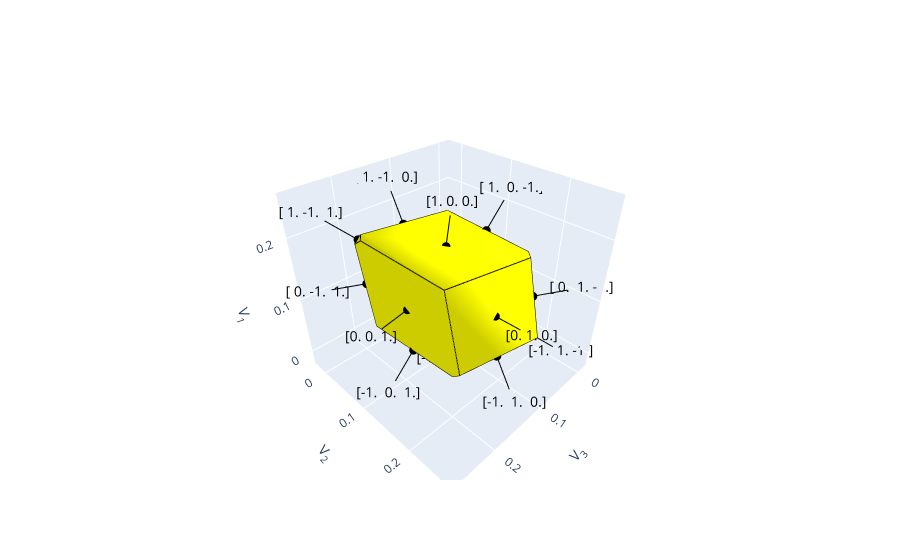

Notebook cell for this chart:
### Markdown cell above
## Step 1: initializing the simulation

First, we create the simulation. We simulate a 1x3 array according to the constant interaction model and plot the (1,1,1) facet

### Code cell
# Set a seed for reproducability
np.random.seed(0)

delta = 1.0/1000 #precision of the line-search. 1mV
rho=1.0/10 #setting of rho in the paper as a measure of simulation complexity. this is what rho=1 in the paper is
sim = sim_NxM(1, 3, delta, rho) #simulation of an 1x3 array.
sim.set_reservoir(True)

#plot the 1,1,1 facet
sim.activate_state([1,1,1]) #activate state simulations
#ground truth infor
A=sim.boundaries().A #normals of transitions of simulated state
b=sim.boundaries().b #offsets of transitons
labels=sim.boundaries().labels #labels of transitions. Same as t in the paper
print("labels of transitions present in the state")
print(labels)
halfspaces=np.hstack([A,b.reshape(-1,1)]) #if this polytope was open, we would need to add lower bounds as well
print("plot of the device")
plot_facet(halfspaces, labels)

### Figure 1 — Plotly figure (JSON) as saved in the notebook; plotly's stock layout.template omitted (floating-point values rounded to 4 significant figures)
{"data": [{"alphahull": 0, "color": "yellow", "opacity": 1, "type": "mesh3d", "x": [0.1894, 0.1883, 0.0525, 0.05136, 0.06791, 0.1896, 0.1904, 0.04496, 0.05273, 0.04282, 0.05059, 0.04472, 0.04396, 0.2123, 0.2134, 0.2145, 0.2048, 0.2126, 0.2046, 0.06767, 0.206, 0.2067, 0.06905, 0.0669], "y": [0.1747, 0.2017, 0.2009, 0.2279, 0.07306, 0.1902, 0.191, 0.2064, 0.2164, 0.2171, 0.2271, 0.1909, 0.1901, 0.04138, 0.05766, 0.03067, 0.04691, 0.05689, 0.0314, 0.05756, 0.01992, 0.02069, 0.04607, 0.05679], "z": [0.1741, 0.04837, 0.1723, 0.04648, 0.0634, 0.03909, 0.03986, 0.03923, 0.03721, 0.04773, 0.04572, 0.1743, 0.1735, 0.1983, 0.06404, 0.1898, 0.06528, 0.06327, 0.2003, 0.1985, 0.1911, 0.1918, 0.1892, 0.1977]}, {"marker": {"color": "black", "size": 3}, "mode": "markers", "showlegend": false, "type": "scatter3d", "x": [0.2095], "y": [0.03104], "z": [0.1951]}, {"line": {"color": "black", "width": 2}, "mode": "lines", "showlegend": false, "type": "scatter3d", "x": [0.2095, 0.2425], "y": [0.03104, 0.01192], "z": [0.1951, 0.2275]}, {"marker": {"color": "black", "size": 3}, "mode": "text", "showlegend": false, "text": ["[ 1. -1.  1.]"], "textfont": {"color": "black", "size": 14}, "textposition": "middle center", "type": "scatter3d", "x": [0.2557], "y": [0.004279], "z": [0.2404]}, {"line": {"color": "black", "width": 2}, "mode": "lines", "showlegend": false, "type": "scatter3d", "x": [0.2123, 0.2145], "y": [0.04138, 0.03067], "z": [0.1983, 0.1898]}, {"line": {"color": "black", "width": 2}, "mode": "lines", "showlegend": false, "type": "scatter3d", "x": [0.2123, 0.2046], "y": [0.04138, 0.0314], "z": [0.1983, 0.2003]}, {"line": {"color": "black", "width": 2}, "mode": "lines", "showlegend": false, "type": "scatter3d", "x": [0.2145, 0.2067], "y": [0.03067, 0.02069], "z": [0.1898, 0.1918]}, {"line": {"color": "black", "width": 2}, "mode": "lines", "showlegend": false, "type": "scatter3d", "x": [0.2046, 0.2067], "y": [0.0314, 0.02069], "z": [0.2003, 0.1918]}, {"marker": {"color": "black", "size": 3}, "mode": "markers", "showlegend": false, "type": "scatter3d", "x": [0.04778], "y": [0.2168], "z": [0.04247]}, {"line": {"color": "black", "width": 2}, "mode": "lines", "showlegend": false, "type": "scatter3d", "x": [0.04778, 0.01483], "y": [0.2168, 0.2359], "z": [0.04247, 0.01007]}, {"marker": {"color": "black", "size": 3}, "mode": "text", "showlegend": false, "text": ["[-1.  1. -1.]"], "textfont": {"color": "black", "size": 14}, "textposition": "middle center", "type": "scatter3d", "x": [0.001659], "y": [0.2435], "z": [-0.002887]}, {"line": {"color": "black", "width": 2}, "mode": "lines", "showlegend": false, "type": "scatter3d", "x": [0.04496, 0.05273], "y": [0.2064, 0.2164], "z": [0.03923, 0.03721]}, {"line": {"color": "black", "width": 2}, "mode": "lines", "showlegend": false, "type": "scatter3d", "x": [0.04496, 0.04282], "y": [0.2064, 0.2171], "z": [0.03923, 0.04773]}, {"line": {"color": "black", "width": 2}, "mode": "lines", "showlegend": false, "type": "scatter3d", "x": [0.05273, 0.05059], "y": [0.2164, 0.2271], "z": [0.03721, 0.04572]}, {"line": {"color": "black", "width": 2}, "mode": "lines", "showlegend": false, "type": "scatter3d", "x": [0.04282, 0.05059], "y": [0.2171, 0.2271], "z": [0.04773, 0.04572]}, {"marker": {"color": "black", "size": 3}, "mode": "markers", "showlegend": false, "type": "scatter3d", "x": [0.1288], "y": [0.1316], "z": [0.05125]}, {"line": {"color": "black", "width": 2}, "mode": "lines", "showlegend": false, "type": "scatter3d", "x": [0.1288, 0.1277], "y": [0.1316, 0.1226], "z": [0.05125, 0.002092]}, {"marker": {"color": "black", "size": 3}, "mode": "text", "showlegend": false, "text": ["[-1.  0.  0.]"], "textfont": {"color": "black", "size": 14}, "textposition": "middle center", "type": "scatter3d", "x": [0.1273], "y": [0.1189], "z": [-0.01757]}, {"line": {"color": "black", "width": 2}, "mode": "lines", "showlegend": false, "type": "scatter3d", "x": [0.06791, 0.04496], "y": [0.07306, 0.2064], "z": [0.0634, 0.03923]}, {"line": {"color": "black", "width": 2}, "mode": "lines", "showlegend": false, "type": "scatter3d", "x": [0.06791, 0.2048], "y": [0.07306, 0.04691], "z": [0.0634, 0.06528]}, {"line": {"color": "black", "width": 2}, "mode": "lines", "showlegend": false, "type": "scatter3d", "x": [0.1896, 0.05273], "y": [0.1902, 0.2164], "z": [0.03909, 0.03721]}, {"line": {"color": "black", "width": 2}, "mode": "lines", "showlegend": false, "type": "scatter3d", "x": [0.1896, 0.2126], "y": [0.1902, 0.05689], "z": [0.03909, 0.06327]}, {"line": {"color": "black", "width": 2}, "mode": "lines", "showlegend": false, "type": "scatter3d", "x": [0.04496, 0.05273], "y": [0.2064, 0.2164], "z": [0.03923, 0.03721]}, {"line": {"color": "black", "width": 2}, "mode": "lines", "showlegend": false, "type": "scatter3d", "x": [0.2048, 0.2126], "y": [0.04691, 0.05689], "z": [0.06528, 0.06327]}, {"marker": {"color": "black", "size": 3}, "mode": "markers", "showlegend": false, "type": "scatter3d", "x": [0.2015], "y": [0.1239], "z": [0.05156]}, {"line": {"color": "black", "width": 2}, "mode": "lines", "showlegend": false, "type": "scatter3d", "x": [0.2015, 0.237], "y": [0.1239, 0.1237], "z": [0.05156, 0.01635]}, {"marker": {"color": "black", "size": 3}, "mode": "text", "showlegend": false, "text": ["[-1.  0.  1.]"], "textfont": {"color": "black", "size": 14}, "textposition": "middle center", "type": "scatter3d", "x": [0.2512], "y": [0.1236], "z": [0.002262]}, {"line": {"color": "black", "width": 2}, "mode": "lines", "showlegend": false, "type": "scatter3d", "x": [0.1896, 0.1904], "y": [0.1902, 0.191], "z": [0.03909, 0.03986]}, {"line": {"color": "black", "width": 2}, "mode": "lines", "showlegend": false, "type": "scatter3d", "x": [0.1896, 0.2126], "y": [0.1902, 0.05689], "z": [0.03909, 0.06327]}, {"line": {"color": "black", "width": 2}, "mode": "lines", "showlegend": false, "type": "scatter3d", "x": [0.1904, 0.2134], "y": [0.191, 0.05766], "z": [0.03986, 0.06404]}, {"line": {"color": "black", "width": 2}, "mode": "lines", "showlegend": false, "type": "scatter3d", "x": [0.2134, 0.2126], "y": [0.05766, 0.05689], "z": [0.06404, 0.06327]}, {"marker": {"color": "black", "size": 3}, "mode": "markers", "showlegend": false, "type": "scatter3d", "x": [0.1205], "y": [0.2091], "z": [0.04279]}, {"line": {"color": "black", "width": 2}, "mode": "lines", "showlegend": false, "type": "scatter3d", "x": [0.1205, 0.1271], "y": [0.2091, 0.2407], "z": [0.04279, 0.004612]}, {"marker": {"color": "black", "size": 3}, "mode": "text", "showlegend": false, "text": ["[-1.  1.  0.]"], "textfont": {"color": "black", "size": 14}, "textposition": "middle center", "type": "scatter3d", "x": [0.1297], "y": [0.2533], "z": [-0.01066]}, {"line": {"color": "black", "width": 2}, "mode": "lines", "showlegend": false, "type": "scatter3d", "x": [0.1883, 0.05136], "y": [0.2017, 0.2279], "z": [0.04837, 0.04648]}, {"line": {"color": "black", "width": 2}, "mode": "lines", "showlegend": false, "type": "scatter3d", "x": [0.1883, 0.1904], "y": [0.2017, 0.191], "z": [0.04837, 0.03986]}, {"line": {"color": "black", "width": 2}, "mode": "lines", "showlegend": false, "type": "scatter3d", "x": [0.05136, 0.05059], "y": [0.2279, 0.2271], "z": [0.04648, 0.04572]}, {"line": {"color": "black", "width": 2}, "mode": "lines", "showlegend": false, "type": "scatter3d", "x": [0.1896, 0.1904], "y": [0.1902, 0.191], "z": [0.03909, 0.03986]}, {"line": {"color": "black", "width": 2}, "mode": "lines", "showlegend": false, "type": "scatter3d", "x": [0.1896, 0.05273], "y": [0.1902, 0.2164], "z": [0.03909, 0.03721]}, {"line": {"color": "black", "width": 2}, "mode": "lines", "showlegend": false, "type": "scatter3d", "x": [0.05273, 0.05059], "y": [0.2164, 0.2271], "z": [0.03721, 0.04572]}, {"marker": {"color": "black", "size": 3}, "mode": "markers", "showlegend": false, "type": "scatter3d", "x": [0.1369], "y": [0.04649], "z": [0.1272]}, {"line": {"color": "black", "width": 2}, "mode": "lines", "showlegend": false, "type": "scatter3d", "x": [0.1369, 0.1279], "y": [0.04649, -0.001605], "z": [0.1272, 0.117]}, {"marker": {"color": "black", "size": 3}, "mode": "text", "showlegend": false, "text": ["[ 0. -1.  0.]"], "textfont": {"color": "black", "size": 14}, "textposition": "middle center", "type": "scatter3d", "x": [0.1243], "y": [-0.02084], "z": [0.1129]}, {"line": {"color": "black", "width": 2}, "mode": "lines", "showlegend": false, "type": "scatter3d", "x": [0.06791, 0.2048], "y": [0.07306, 0.04691], "z": [0.0634, 0.06528]}, {"line": {"color": "black", "width": 2}, "mode": "lines", "showlegend": false, "type": "scatter3d", "x": [0.06791, 0.06905], "y": [0.07306, 0.04607], "z": [0.0634, 0.1892]}, {"line": {"color": "black", "width": 2}, "mode": "lines", "showlegend": false, "type": "scatter3d", "x": [0.2048, 0.206], "y": [0.04691, 0.01992], "z": [0.06528, 0.1911]}, {"line": {"color": "black", "width": 2}, "mode": "lines", "showlegend": false, "type": "scatter3d", "x": [0.206, 0.06905], "y": [0.01992, 0.04607], "z": [0.1911, 0.1892]}, {"marker": {"color": "black", "size": 3}, "mode": "markers", "showlegend": false, "type": "scatter3d", "x": [0.2097], "y": [0.03879], "z": [0.1275]}, {"line": {"color": "black", "width": 2}, "mode": "lines", "showlegend": false, "type": "scatter3d", "x": [0.2097, 0.248], "y": [0.03879, 0.007498], "z": [0.1275, 0.1205]}, {"marker": {"color": "black", "size": 3}, "mode": "text", "showlegend": false, "text": ["[ 0. -1.  1.]"], "textfont": {"color": "black", "size": 14}, "textposition": "middle center", "type": "scatter3d", "x": [0.2633], "y": [-0.005019], "z": [0.1177]}, {"line": {"color": "black", "width": 2}, "mode": "lines", "showlegend": false, "type": "scatter3d", "x": [0.2134, 0.2145], "y": [0.05766, 0.03067], "z": [0.06404, 0.1898]}, {"line": {"color": "black", "width": 2}, "mode": "lines", "showlegend": false, "type": "scatter3d", "x": [0.2134, 0.2126], "y": [0.05766, 0.05689], "z": [0.06404, 0.06327]}, {"line": {"color": "black", "width": 2}, "mode": "lines", "showlegend": false, "type": "scatter3d", "x": [0.2145, 0.2067], "y": [0.03067, 0.02069], "z": [0.1898, 0.1918]}, {"line": {"color": "black", "width": 2}, "mode": "lines", "showlegend": false, "type": "scatter3d", "x": [0.2048, 0.2126], "y": [0.04691, 0.05689], "z": [0.06528, 0.06327]}, {"line": {"color": "black", "width": 2}, "mode": "lines", "showlegend": false, "type": "scatter3d", "x": [0.2048, 0.206], "y": [0.04691, 0.01992], "z": [0.06528, 0.1911]}, {"line": {"color": "black", "width": 2}, "mode": "lines", "showlegend": false, "type": "scatter3d", "x": [0.206, 0.2067], "y": [0.01992, 0.02069], "z": [0.1911, 0.1918]}, {"marker": {"color": "black", "size": 3}, "mode": "markers", "showlegend": false, "type": "scatter3d", "x": [0.05593], "y": [0.1316], "z": [0.1185]}, {"line": {"color": "black", "width": 2}, "mode": "lines", "showlegend": false, "type": "scatter3d", "x": [0.05593, 0.006721], "y": [0.1316, 0.1229], "z": [0.1185, 0.117]}, {"marker": {"color": "black", "size": 3}, "mode": "text", "showlegend": false, "text": ["[ 0.  0. -1.]"], "textfont": {"color": "black", "size": 14}, "textposition": "middle center", "type": "scatter3d", "x": [-0.01296], "y": [0.1194], "z": [0.1165]}, {"line": {"color": "black", "width": 2}, "mode": "lines", "showlegend": false, "type": "scatter3d", "x": [0.06791, 0.04496], "y": [0.07306, 0.2064], "z": [0.0634, 0.03923]}, {"line": {"color": "black", "width": 2}, "mode": "lines", "showlegend": false, "type": "scatter3d", "x": [0.06791, 0.06905], "y": [0.07306, 0.04607], "z": [0.0634, 0.1892]}, {"line": {"color": "black", "width": 2}, "mode": "lines", "showlegend": false, "type": "scatter3d", "x": [0.04496, 0.04282], "y": [0.2064, 0.2171], "z": [0.03923, 0.04773]}, {"line": {"color": "black", "width": 2}, "mode": "lines", "showlegend": false, "type": "scatter3d", "x": [0.04282, 0.04396], "y": [0.2171, 0.1901], "z": [0.04773, 0.1735]}, {"line": {"color": "black", "width": 2}, "mode": "lines", "showlegend": false, "type": "scatter3d", "x": [0.04396, 0.0669], "y": [0.1901, 0.05679], "z": [0.1735, 0.1977]}, {"line": {"color": "black", "width": 2}, "mode": "lines", "showlegend": false, "type": "scatter3d", "x": [0.06905, 0.0669], "y": [0.04607, 0.05679], "z": [0.1892, 0.1977]}, {"marker": {"color": "black", "size": 3}, "mode": "markers", "showlegend": false, "type": "scatter3d", "x": [0.2014], "y": [0.1162], "z": [0.1191]}, {"line": {"color": "black", "width": 2}, "mode": "lines", "showlegend": false, "type": "scatter3d", "x": [0.2014, 0.2506], "y": [0.1162, 0.1249], "z": [0.1191, 0.1205]}, {"marker": {"color": "black", "size": 3}, "mode": "text", "showlegend": false, "text": ["[0. 0. 1.]"], "textfont": {"color": "black", "size": 14}, "textposition": "middle center", "type": "scatter3d", "x": [0.2703], "y": [0.1284], "z": [0.1211]}, {"line": {"color": "black", "width": 2}, "mode": "lines", "showlegend": false, "type": "scatter3d", "x": [0.1894, 0.1883], "y": [0.1747, 0.2017], "z": [0.1741, 0.04837]}, {"line": {"color": "black", "width": 2}, "mode": "lines", "showlegend": false, "type": "scatter3d", "x": [0.1894, 0.2123], "y": [0.1747, 0.04138], "z": [0.1741, 0.1983]}, {"line": {"color": "black", "width": 2}, "mode": "lines", "showlegend": false, "type": "scatter3d", "x": [0.1883, 0.1904], "y": [0.2017, 0.191], "z": [0.04837, 0.03986]}, {"line": {"color": "black", "width": 2}, "mode": "lines", "showlegend": false, "type": "scatter3d", "x": [0.1904, 0.2134], "y": [0.191, 0.05766], "z": [0.03986, 0.06404]}, {"line": {"color": "black", "width": 2}, "mode": "lines", "showlegend": false, "type": "scatter3d", "x": [0.2123, 0.2145], "y": [0.04138, 0.03067], "z": [0.1983, 0.1898]}, {"line": {"color": "black", "width": 2}, "mode": "lines", "showlegend": false, "type": "scatter3d", "x": [0.2134, 0.2145], "y": [0.05766, 0.03067], "z": [0.06404, 0.1898]}, {"marker": {"color": "black", "size": 3}, "mode": "markers", "showlegend": false, "type": "scatter3d", "x": [0.04766], "y": [0.209], "z": [0.11]}, {"line": {"color": "black", "width": 2}, "mode": "lines", "showlegend": false, "type": "scatter3d", "x": [0.04766, 0.009303], "y": [0.209, 0.2403], "z": [0.11, 0.1171]}, {"marker": {"color": "black", "size": 3}, "mode": "text", "showlegend": false, "text": ["[ 0.  1. -1.]"], "textfont": {"color": "black", "size": 14}, "textposition": "middle center", "type": "scatter3d", "x": [-0.006038], "y": [0.2528], "z": [0.1199]}, {"line": {"color": "black", "width": 2}, "mode": "lines", "showlegend": false, "type": "scatter3d", "x": [0.0525, 0.05136], "y": [0.2009, 0.2279], "z": [0.1723, 0.04648]}, {"line": {"color": "black", "width": 2}, "mode": "lines", "showlegend": false, "type": "scatter3d", "x": [0.0525, 0.04472], "y": [0.2009, 0.1909], "z": [0.1723, 0.1743]}, {"line": {"color": "black", "width": 2}, "mode": "lines", "showlegend": false, "type": "scatter3d", "x": [0.05136, 0.05059], "y": [0.2279, 0.2271], "z": [0.04648, 0.04572]}, {"line": {"color": "black", "width": 2}, "mode": "lines", "showlegend": false, "type": "scatter3d", "x": [0.04282, 0.05059], "y": [0.2171, 0.2271], "z": [0.04773, 0.04572]}, {"line": {"color": "black", "width": 2}, "mode": "lines", "showlegend": false, "type": "scatter3d", "x": [0.04282, 0.04396], "y": [0.2171, 0.1901], "z": [0.04773, 0.1735]}, {"line": {"color": "black", "width": 2}, "mode": "lines", "showlegend": false, "type": "scatter3d", "x": [0.04472, 0.04396], "y": [0.1909, 0.1901], "z": [0.1743, 0.1735]}, {"marker": {"color": "black", "size": 3}, "mode": "markers", "showlegend": false, "type": "scatter3d", "x": [0.1204], "y": [0.2013], "z": [0.1103]}, {"line": {"color": "black", "width": 2}, "mode": "lines", "showlegend": false, "type": "scatter3d", "x": [0.1204, 0.1294], "y": [0.2013, 0.2494], "z": [0.1103, 0.1206]}, {"marker": {"color": "black", "size": 3}, "mode": "text", "showlegend": false, "text": ["[0. 1. 0.]"], "textfont": {"color": "black", "size": 14}, "textposition": "middle center", "type": "scatter3d", "x": [0.133], "y": [0.2686], "z": [0.1246]}, {"line": {"color": "black", "width": 2}, "mode": "lines", "showlegend": false, "type": "scatter3d", "x": [0.1894, 0.1883], "y": [0.1747, 0.2017], "z": [0.1741, 0.04837]}, {"line": {"color": "black", "width": 2}, "mode": "lines", "showlegend": false, "type": "scatter3d", "x": [0.1894, 0.0525], "y": [0.1747, 0.2009], "z": [0.1741, 0.1723]}, {"line": {"color": "black", "width": 2}, "mode": "lines", "showlegend": false, "type": "scatter3d", "x": [0.1883, 0.05136], "y": [0.2017, 0.2279], "z": [0.04837, 0.04648]}, {"line": {"color": "black", "width": 2}, "mode": "lines", "showlegend": false, "type": "scatter3d", "x": [0.0525, 0.05136], "y": [0.2009, 0.2279], "z": [0.1723, 0.04648]}, {"marker": {"color": "black", "size": 3}, "mode": "markers", "showlegend": false, "type": "scatter3d", "x": [0.1368], "y": [0.03874], "z": [0.1948]}, {"line": {"color": "black", "width": 2}, "mode": "lines", "showlegend": false, "type": "scatter3d", "x": [0.1368, 0.1302], "y": [0.03874, 0.007125], "z": [0.1948, 0.2329]}, {"marker": {"color": "black", "size": 3}, "mode": "text", "showlegend": false, "text": ["[ 1. -1.  0.]"], "textfont": {"color": "black", "size": 14}, "textposition": "middle center", "type": "scatter3d", "x": [0.1276], "y": [-0.00552], "z": [0.2482]}, {"line": {"color": "black", "width": 2}, "mode": "lines", "showlegend": false, "type": "scatter3d", "x": [0.2046, 0.06767], "y": [0.0314, 0.05756], "z": [0.2003, 0.1985]}, {"line": {"color": "black", "width": 2}, "mode": "lines", "showlegend": false, "type": "scatter3d", "x": [0.2046, 0.2067], "y": [0.0314, 0.02069], "z": [0.2003, 0.1918]}, {"line": {"color": "black", "width": 2}, "mode": "lines", "showlegend": false, "type": "scatter3d", "x": [0.06767, 0.0669], "y": [0.05756, 0.05679], "z": [0.1985, 0.1977]}, {"line": {"color": "black", "width": 2}, "mode": "lines", "showlegend": false, "type": "scatter3d", "x": [0.206, 0.2067], "y": [0.01992, 0.02069], "z": [0.1911, 0.1918]}, {"line": {"color": "black", "width": 2}, "mode": "lines", "showlegend": false, "type": "scatter3d", "x": [0.206, 0.06905], "y": [0.01992, 0.04607], "z": [0.1911, 0.1892]}, {"line": {"color": "black", "width": 2}, "mode": "lines", "showlegend": false, "type": "scatter3d", "x": [0.06905, 0.0669], "y": [0.04607, 0.05679], "z": [0.1892, 0.1977]}, {"marker": {"color": "black", "size": 3}, "mode": "markers", "showlegend": false, "type": "scatter3d", "x": [0.05581], "y": [0.1238], "z": [0.186]}, {"line": {"color": "black", "width": 2}, "mode": "lines", "showlegend": false, "type": "scatter3d", "x": [0.05581, 0.02032], "y": [0.1238, 0.1241], "z": [0.186, 0.2212]}, {"marker": {"color": "black", "size": 3}, "mode": "text", "showlegend": false, "text": ["[ 1.  0. -1.]"], "textfont": {"color": "black", "size": 14}, "textposition": "middle center", "type": "scatter3d", "x": [0.006124], "y": [0.1242], "z": [0.2353]}, {"line": {"color": "black", "width": 2}, "mode": "lines", "showlegend": false, "type": "scatter3d", "x": [0.04472, 0.04396], "y": [0.1909, 0.1901], "z": [0.1743, 0.1735]}, {"line": {"color": "black", "width": 2}, "mode": "lines", "showlegend": false, "type": "scatter3d", "x": [0.04472, 0.06767], "y": [0.1909, 0.05756], "z": [0.1743, 0.1985]}, {"line": {"color": "black", "width": 2}, "mode": "lines", "showlegend": false, "type": "scatter3d", "x": [0.04396, 0.0669], "y": [0.1901, 0.05679], "z": [0.1735, 0.1977]}, {"line": {"color": "black", "width": 2}, "mode": "lines", "showlegend": false, "type": "scatter3d", "x": [0.06767, 0.0669], "y": [0.05756, 0.05679], "z": [0.1985, 0.1977]}, {"marker": {"color": "black", "size": 3}, "mode": "markers", "showlegend": false, "type": "scatter3d", "x": [0.1285], "y": [0.1161], "z": [0.1863]}, {"line": {"color": "black", "width": 2}, "mode": "lines", "showlegend": false, "type": "scatter3d", "x": [0.1285, 0.1296], "y": [0.1161, 0.1252], "z": [0.1863, 0.2355]}, {"marker": {"color": "black", "size": 3}, "mode": "text", "showlegend": false, "text": ["[1. 0. 0.]"], "textfont": {"color": "black", "size": 14}, "textposition": "middle center", "type": "scatter3d", "x": [0.13], "y": [0.1289], "z": [0.2551]}, {"line": {"color": "black", "width": 2}, "mode": "lines", "showlegend": false, "type": "scatter3d", "x": [0.1894, 0.0525], "y": [0.1747, 0.2009], "z": [0.1741, 0.1723]}, {"line": {"color": "black", "width": 2}, "mode": "lines", "showlegend": false, "type": "scatter3d", "x": [0.1894, 0.2123], "y": [0.1747, 0.04138], "z": [0.1741, 0.1983]}, {"line": {"color": "black", "width": 2}, "mode": "lines", "showlegend": false, "type": "scatter3d", "x": [0.0525, 0.04472], "y": [0.2009, 0.1909], "z": [0.1723, 0.1743]}, {"line": {"color": "black", "width": 2}, "mode": "lines", "showlegend": false, "type": "scatter3d", "x": [0.04472, 0.06767], "y": [0.1909, 0.05756], "z": [0.1743, 0.1985]}, {"line": {"color": "black", "width": 2}, "mode": "lines", "showlegend": false, "type": "scatter3d", "x": [0.2123, 0.2046], "y": [0.04138, 0.0314], "z": [0.1983, 0.2003]}, {"line": {"color": "black", "width": 2}, "mode": "lines", "showlegend": false, "type": "scatter3d", "x": [0.2046, 0.06767], "y": [0.0314, 0.05756], "z": [0.2003, 0.1985]}], "layout": {"scene": {"xaxis": {"title": {"text": "V<sub>3</sub>"}}, "yaxis": {"title": {"text": "V<sub>2</sub>"}}, "zaxis": {"title": {"text": "V<sub>1</sub>"}}}}}
